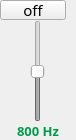
                 <widget class="QFrame" name="frame_84">
                  <property name="minimumSize">
                   <size>
                    <width>76</width>
                    <height>140</height>
                   </size>
                  </property>
                  <property name="maximumSize">
                   <size>
                    <width>76</width>
                    <height>140</height>
                   </size>
                  </property>
                  <property name="frameShape">
                   <enum>QFrame::NoFrame</enum>
                  </property>
                  <property name="frameShadow">
                   <enum>QFrame::Raised</enum>
                  </property>
                  <layout class="QVBoxLayout" name="verticalLayout_30">
                   <property name="spacing">
                    <number>0</number>
                   </property>
                   <property name="leftMargin">
                    <number>0</number>
                   </property>
                   <property name="topMargin">
                    <number>0</number>
                   </property>
                   <property name="rightMargin">
                    <number>0</number>
                   </property>
                   <property name="bottomMargin">
                    <number>0</number>
                   </property>
                   <item>
                    <widget class="QPushButton" name="switch_800">
                     <property name="minimumSize">
                      <size>
                       <width>66</width>
                       <height>20</height>
                      </size>
                     </property>
                     <property name="maximumSize">
                      <size>
                       <width>65</width>
                       <height>20</height>
                      </size>
                     </property>
                     <property name="font">
                      <font>
                       <family>PF BeauSans Pro</family>
                       <pointsize>11</pointsize>
                       <bold>false</bold>
                      </font>
                     </property>
                     <property name="text">
                      <string>off</string>
                     </property>
                     <property name="checkable">
                      <bool>true</bool>
                     </property>
                     <property name="checked">
                      <bool>false</bool>
                     </property>
                    </widget>
                   </item>
                   <item alignment="Qt::AlignHCenter">
                    <widget class="QSlider" name="slider_800">
                     <property name="enabled">
                      <bool>false</bool>
                     </property>
                     <property name="minimumSize">
                      <size>
                       <width>45</width>
                       <height>100</height>
                      </size>
                     </property>
                     <property name="minimum">
                      <number>-50</number>
                     </property>
                     <property name="maximum">
                      <number>50</number>
                     </property>
                     <property name="value">
                      <number>0</number>
                     </property>
                     <property name="orientation">
                      <enum>Qt::Vertical</enum>
                     </property>
                    </widget>
                   </item>
                   <item>
                    <widget class="QLabel" name="label_6">
                     <property name="font">
                      <font>
                       <family>PF BeauSans Pro</family>
                       <pointsize>10</pointsize>
                       <bold>true</bold>
                      </font>
                     </property>
                     <property name="styleSheet">
                      <string notr="true">color: #009b4a;</string>
                     </property>
                     <property name="text">
                      <string>800 Hz</string>
                     </property>
                     <property name="alignment">
                      <set>Qt::AlignHCenter|Qt::AlignTop</set>
                     </property>
                    </widget>
                   </item>
                  </layout>
                 </widget>
